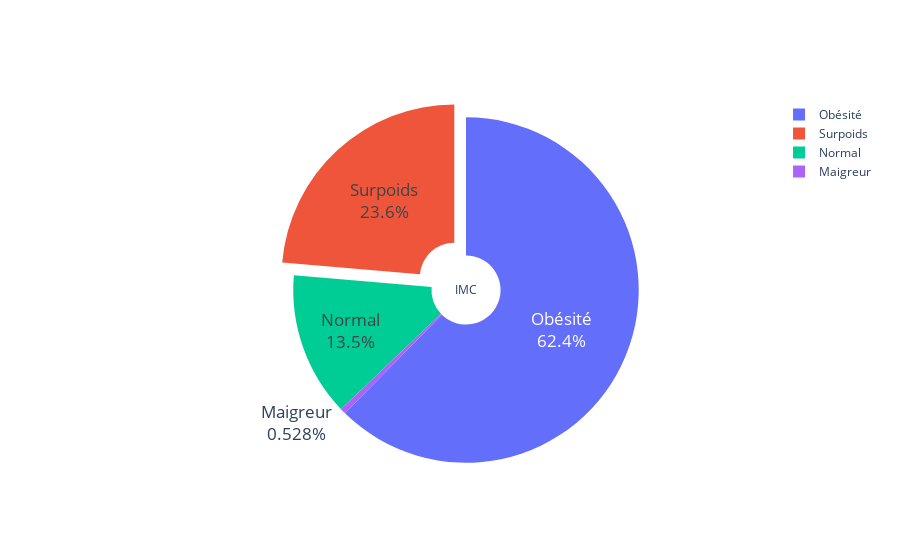

Source (notebook cell):
### Code cell
fig = go.Figure(data=[go.Pie(labels=labels,
                             values=values,
                             pull=[0,0,.1,0], 
                             hole=.2,
                            textinfo='label+percent',
                            textfont_size=17,
                            title="IMC")])
fig.show()

### Figure 1 — Plotly figure (JSON) as saved in the notebook; plotly's stock layout.template omitted (floating-point values rounded to 4 significant figures)
{"data": [{"hole": 0.2, "labels": ["Maigreur", "Normal", "Surpoids", "Obésité"], "pull": [0, 0, 0.1, 0], "textfont": {"size": 17}, "textinfo": "label+percent", "title": {"text": "IMC"}, "type": "pie", "values": [4, 102, 179, 472]}], "layout": {}}
